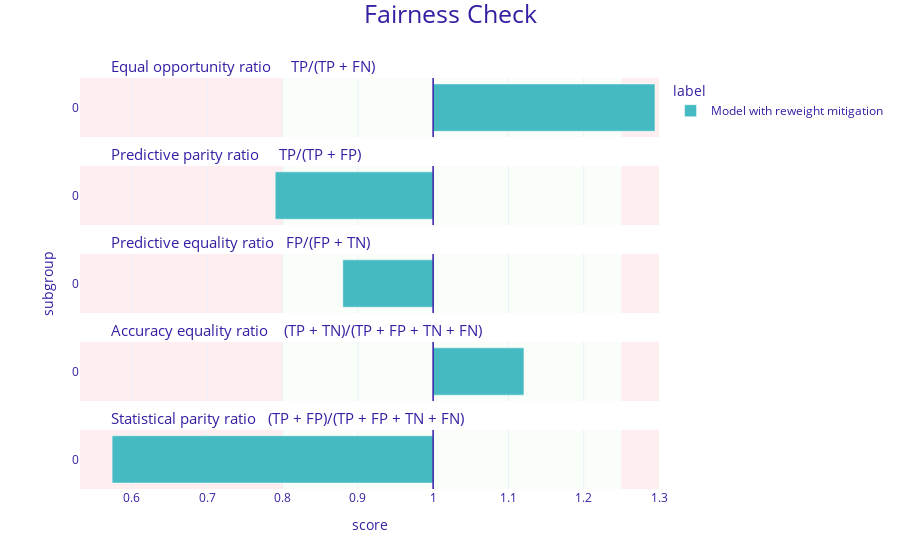

The notebook cell saved with this chart:
### Code cell
fobject_reweight.plot()

### Figure 1 — Plotly figure (JSON) as saved in the notebook; plotly's stock layout.template omitted (floating-point values rounded to 4 significant figures)
{"data": [{"alignmentgroup": "True", "customdata": [["0", 1.295, "Model with reweight mitigation"]], "hovertemplate": "<b>%{customdata[2]}</b><br>Subgroup: %{customdata[0]}<br>Score: %{customdata[1]}<br><extra></extra>", "legendgroup": "Model with reweight mitigation", "marker": {"color": "#46bac2", "pattern": {"shape": ""}}, "name": "Model with reweight mitigation", "offsetgroup": "Model with reweight mitigation", "orientation": "h", "showlegend": true, "textposition": "auto", "type": "bar", "x": [0.2947], "xaxis": "x5", "y": [0.5], "yaxis": "y5"}, {"alignmentgroup": "True", "customdata": [["0", 0.79, "Model with reweight mitigation"]], "hovertemplate": "<b>%{customdata[2]}</b><br>Subgroup: %{customdata[0]}<br>Score: %{customdata[1]}<br><extra></extra>", "legendgroup": "Model with reweight mitigation", "marker": {"color": "#46bac2", "pattern": {"shape": ""}}, "name": "Model with reweight mitigation", "offsetgroup": "Model with reweight mitigation", "orientation": "h", "showlegend": false, "textposition": "auto", "type": "bar", "x": [-0.2098], "xaxis": "x4", "y": [0.5], "yaxis": "y4"}, {"alignmentgroup": "True", "customdata": [["0", 0.88, "Model with reweight mitigation"]], "hovertemplate": "<b>%{customdata[2]}</b><br>Subgroup: %{customdata[0]}<br>Score: %{customdata[1]}<br><extra></extra>", "legendgroup": "Model with reweight mitigation", "marker": {"color": "#46bac2", "pattern": {"shape": ""}}, "name": "Model with reweight mitigation", "offsetgroup": "Model with reweight mitigation", "orientation": "h", "showlegend": false, "textposition": "auto", "type": "bar", "x": [-0.12], "xaxis": "x3", "y": [0.5], "yaxis": "y3"}, {"alignmentgroup": "True", "customdata": [["0", 1.121, "Model with reweight mitigation"]], "hovertemplate": "<b>%{customdata[2]}</b><br>Subgroup: %{customdata[0]}<br>Score: %{customdata[1]}<br><extra></extra>", "legendgroup": "Model with reweight mitigation", "marker": {"color": "#46bac2", "pattern": {"shape": ""}}, "name": "Model with reweight mitigation", "offsetgroup": "Model with reweight mitigation", "orientation": "h", "showlegend": false, "textposition": "auto", "type": "bar", "x": [0.1206], "xaxis": "x2", "y": [0.5], "yaxis": "y2"}, {"alignmentgroup": "True", "customdata": [["0", 0.574, "Model with reweight mitigation"]], "hovertemplate": "<b>%{customdata[2]}</b><br>Subgroup: %{customdata[0]}<br>Score: %{customdata[1]}<br><extra></extra>", "legendgroup": "Model with reweight mitigation", "marker": {"color": "#46bac2", "pattern": {"shape": ""}}, "name": "Model with reweight mitigation", "offsetgroup": "Model with reweight mitigation", "orientation": "h", "showlegend": false, "textposition": "auto", "type": "bar", "x": [-0.4264], "xaxis": "x", "y": [0.5], "yaxis": "y"}], "layout": {"annotations": [{"font": {"size": 15}, "showarrow": false, "text": "Statistical parity ratio   (TP + FP)/(TP + FP + TN + FN)", "x": 0.05, "xanchor": "left", "xref": "paper", "y": 0.144, "yanchor": "bottom", "yref": "paper"}, {"font": {"size": 15}, "showarrow": false, "text": "Accuracy equality ratio    (TP + TN)/(TP + FP + TN + FN)", "x": 0.05, "xanchor": "left", "xref": "paper", "y": 0.358, "yanchor": "bottom", "yref": "paper"}, {"font": {"size": 15}, "showarrow": false, "text": "Predictive equality ratio   FP/(FP + TN)", "x": 0.05, "xanchor": "left", "xref": "paper", "y": 0.572, "yanchor": "bottom", "yref": "paper"}, {"font": {"size": 15}, "showarrow": false, "text": "Predictive parity ratio     TP/(TP + FP)", "x": 0.05, "xanchor": "left", "xref": "paper", "y": 0.786, "yanchor": "bottom", "yref": "paper"}, {"font": {"size": 15}, "showarrow": false, "text": "Equal opportunity ratio     TP/(TP + FN)", "x": 0.05, "xanchor": "left", "xref": "paper", "y": 1, "yanchor": "bottom", "yref": "paper"}], "autosize": true, "barmode": "group", "font": {"color": "#371ea3"}, "legend": {"title": {"text": "label"}, "tracegroupgap": 0}, "margin": {"b": 71, "r": 30, "t": 78}, "shapes": [{"fillcolor": "#f05a71", "layer": "below", "line": {"width": 0}, "opacity": 0.1, "type": "rect", "x0": 0.25, "x1": 0.3, "xref": "x", "y0": 0, "y1": 1, "yref": "y"}, {"fillcolor": "#f05a71", "layer": "below", "line": {"width": 0}, "opacity": 0.1, "type": "rect", "x0": -0.469, "x1": -0.2, "xref": "x", "y0": 0, "y1": 1, "yref": "y"}, {"fillcolor": "#c7f5bf", "layer": "below", "line": {"width": 0}, "opacity": 0.1, "type": "rect", "x0": -0.2, "x1": 0.25, "xref": "x", "y0": 0, "y1": 1, "yref": "y"}, {"line": {"color": "#371ea3", "width": 1.5}, "type": "line", "x0": 0, "x1": 0, "xref": "x", "y0": 0, "y1": 1, "yref": "y"}, {"fillcolor": "#f05a71", "layer": "below", "line": {"width": 0}, "opacity": 0.1, "type": "rect", "x0": 0.25, "x1": 0.3, "xref": "x", "y0": 0, "y1": 1, "yref": "y2"}, {"fillcolor": "#f05a71", "layer": "below", "line": {"width": 0}, "opacity": 0.1, "type": "rect", "x0": -0.469, "x1": -0.2, "xref": "x", "y0": 0, "y1": 1, "yref": "y2"}, {"fillcolor": "#c7f5bf", "layer": "below", "line": {"width": 0}, "opacity": 0.1, "type": "rect", "x0": -0.2, "x1": 0.25, "xref": "x", "y0": 0, "y1": 1, "yref": "y2"}, {"line": {"color": "#371ea3", "width": 1.5}, "type": "line", "x0": 0, "x1": 0, "xref": "x", "y0": 0, "y1": 1, "yref": "y2"}, {"fillcolor": "#f05a71", "layer": "below", "line": {"width": 0}, "opacity": 0.1, "type": "rect", "x0": 0.25, "x1": 0.3, "xref": "x", "y0": 0, "y1": 1, "yref": "y3"}, {"fillcolor": "#f05a71", "layer": "below", "line": {"width": 0}, "opacity": 0.1, "type": "rect", "x0": -0.469, "x1": -0.2, "xref": "x", "y0": 0, "y1": 1, "yref": "y3"}, {"fillcolor": "#c7f5bf", "layer": "below", "line": {"width": 0}, "opacity": 0.1, "type": "rect", "x0": -0.2, "x1": 0.25, "xref": "x", "y0": 0, "y1": 1, "yref": "y3"}, {"line": {"color": "#371ea3", "width": 1.5}, "type": "line", "x0": 0, "x1": 0, "xref": "x", "y0": 0, "y1": 1, "yref": "y3"}, {"fillcolor": "#f05a71", "layer": "below", "line": {"width": 0}, "opacity": 0.1, "type": "rect", "x0": 0.25, "x1": 0.3, "xref": "x", "y0": 0, "y1": 1, "yref": "y4"}, {"fillcolor": "#f05a71", "layer": "below", "line": {"width": 0}, "opacity": 0.1, "type": "rect", "x0": -0.469, "x1": -0.2, "xref": "x", "y0": 0, "y1": 1, "yref": "y4"}, {"fillcolor": "#c7f5bf", "layer": "below", "line": {"width": 0}, "opacity": 0.1, "type": "rect", "x0": -0.2, "x1": 0.25, "xref": "x", "y0": 0, "y1": 1, "yref": "y4"}, {"line": {"color": "#371ea3", "width": 1.5}, "type": "line", "x0": 0, "x1": 0, "xref": "x", "y0": 0, "y1": 1, "yref": "y4"}, {"fillcolor": "#f05a71", "layer": "below", "line": {"width": 0}, "opacity": 0.1, "type": "rect", "x0": 0.25, "x1": 0.3, "xref": "x", "y0": 0, "y1": 1, "yref": "y5"}, {"fillcolor": "#f05a71", "layer": "below", "line": {"width": 0}, "opacity": 0.1, "type": "rect", "x0": -0.469, "x1": -0.2, "xref": "x", "y0": 0, "y1": 1, "yref": "y5"}, {"fillcolor": "#c7f5bf", "layer": "below", "line": {"width": 0}, "opacity": 0.1, "type": "rect", "x0": -0.2, "x1": 0.25, "xref": "x", "y0": 0, "y1": 1, "yref": "y5"}, {"line": {"color": "#371ea3", "width": 1.5}, "type": "line", "x0": 0, "x1": 0, "xref": "x", "y0": 0, "y1": 1, "yref": "y5"}], "title": {"font": {"size": 25}, "text": "Fairness Check", "x": 0.5, "y": 0.99}, "xaxis": {"anchor": "y", "domain": [0, 1], "range": [-0.469, 0.3], "ticktext": [0.5, 0.6, 0.7, 0.8, 0.9, 1, 1.1, 1.2, 1.3, 1], "tickvals": [-0.5, -0.4, -0.3, -0.2, -0.1, 0, 0.1, 0.2, 0.3, 0], "title": {"text": "score"}, "type": "linear"}, "xaxis2": {"anchor": "y2", "domain": [0, 1], "matches": "x", "range": [-0.469, 0.3], "showticklabels": false, "ticktext": [0.5, 0.6, 0.7, 0.8, 0.9, 1, 1.1, 1.2, 1.3, 1], "tickvals": [-0.5, -0.4, -0.3, -0.2, -0.1, 0, 0.1, 0.2, 0.3, 0], "type": "linear"}, "xaxis3": {"anchor": "y3", "domain": [0, 1], "matches": "x", "range": [-0.469, 0.3], "showticklabels": false, "ticktext": [0.5, 0.6, 0.7, 0.8, 0.9, 1, 1.1, 1.2, 1.3, 1], "tickvals": [-0.5, -0.4, -0.3, -0.2, -0.1, 0, 0.1, 0.2, 0.3, 0], "type": "linear"}, "xaxis4": {"anchor": "y4", "domain": [0, 1], "matches": "x", "range": [-0.469, 0.3], "showticklabels": false, "ticktext": [0.5, 0.6, 0.7, 0.8, 0.9, 1, 1.1, 1.2, 1.3, 1], "tickvals": [-0.5, -0.4, -0.3, -0.2, -0.1, 0, 0.1, 0.2, 0.3, 0], "type": "linear"}, "xaxis5": {"anchor": "y5", "domain": [0, 1], "matches": "x", "range": [-0.469, 0.3], "showticklabels": false, "ticktext": [0.5, 0.6, 0.7, 0.8, 0.9, 1, 1.1, 1.2, 1.3, 1], "tickvals": [-0.5, -0.4, -0.3, -0.2, -0.1, 0, 0.1, 0.2, 0.3, 0], "type": "linear"}, "yaxis": {"anchor": "x", "domain": [0, 0.144], "range": [0, 1], "showgrid": false, "ticktext": ["0"], "tickvals": [0.5], "title": {"text": ""}, "type": "linear", "zeroline": false}, "yaxis2": {"anchor": "x2", "domain": [0.214, 0.358], "matches": "y", "range": [0, 1], "showgrid": false, "ticktext": ["0"], "tickvals": [0.5], "title": {"text": ""}, "type": "linear", "zeroline": false}, "yaxis3": {"anchor": "x3", "domain": [0.428, 0.572], "matches": "y", "range": [0, 1], "showgrid": false, "ticktext": ["0"], "tickvals": [0.5], "title": {"text": "subgroup"}, "type": "linear", "zeroline": false}, "yaxis4": {"anchor": "x4", "domain": [0.642, 0.786], "matches": "y", "range": [0, 1], "showgrid": false, "ticktext": ["0"], "tickvals": [0.5], "title": {"text": ""}, "type": "linear", "zeroline": false}, "yaxis5": {"anchor": "x5", "domain": [0.856, 1], "matches": "y", "range": [0, 1], "showgrid": false, "ticktext": ["0"], "tickvals": [0.5], "title": {"text": ""}, "type": "linear", "zeroline": false}}}
